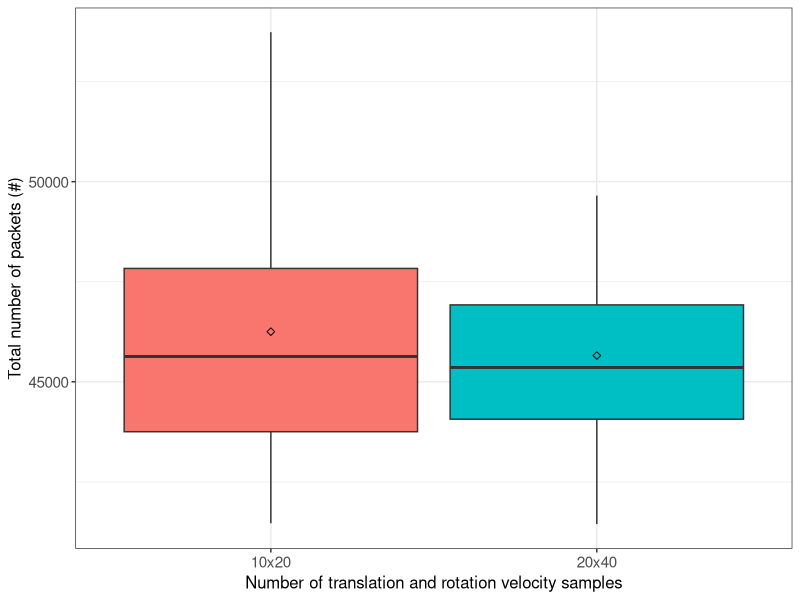
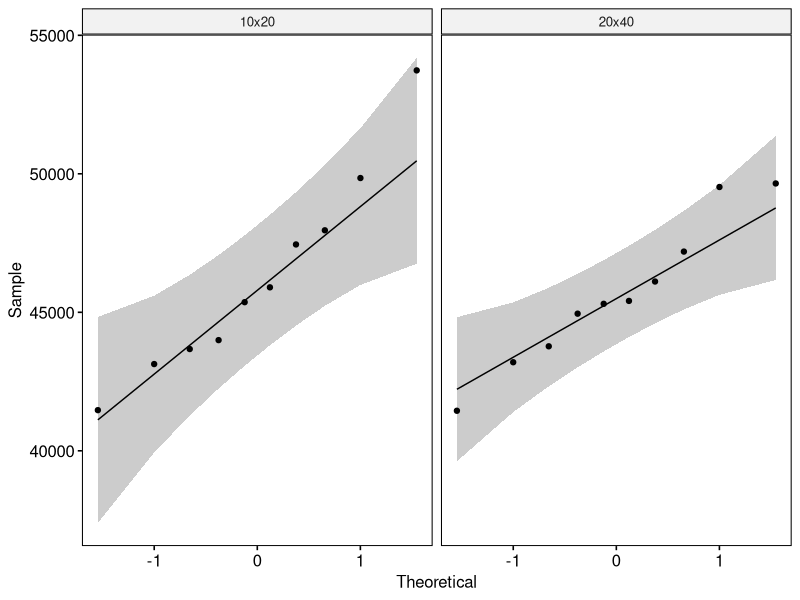

Write the R code that produced these figures, in order.
## ---- chunk 1
if (!require('tidyverse')) install.packages('tidyverse', dependencies = TRUE); library('tidyverse')
if (!require('ggpubr')) install.packages('ggpubr', dependencies = TRUE); library('ggpubr')
if (!require('rstatix')) install.packages('rstatix', dependencies = TRUE); library('rstatix')
if (!require('ggplot2')) install.packages('ggplot2', dependencies = TRUE); library('ggplot2')
## ---- chunk 2
data <- read.csv(file = '../../raw_data/test_velocity_samples/run_table.csv')
data <- subset(data, select = c(X__run_id, velocity_samples, num_of_packets))
data$velocity_samples <- as.factor(data$velocity_samples)
data$num_of_packets <- as.numeric(data$num_of_packets)
## ---- chunk 3
data %>%
  group_by(velocity_samples) %>%
  get_summary_stats(num_of_packets, type = "mean_sd")
## ---- chunk 4
ggplot(data, aes(x = velocity_samples, y = num_of_packets, fill = velocity_samples)) +
  theme_bw() + 
  geom_boxplot(width = 0.9, outlier.size = 0.5) + 
  stat_summary(fun = mean, color = 'black', geom = 'point', shape = 5, size = 1.5) +
  labs(x = "Number of translation and rotation velocity samples", y = "Total number of packets (#)") +
  theme(legend.position = 'none') +
  theme(
    axis.title.x = element_text(size = 12, family = 'sans'),
    axis.title.y = element_text(size = 12, family = 'sans'),
    axis.text.x = element_text(size = 11, family = 'sans'),
    axis.text.y = element_text(size = 11, family = 'sans')
  )
## ---- chunk 5
data %>% 
  group_by(velocity_samples) %>%
  identify_outliers(num_of_packets)
## ---- chunk 6
ggqqplot(data, x = "num_of_packets", facet.by = "velocity_samples")
## ---- chunk 7
data %>%
  group_by(velocity_samples) %>%
  shapiro_test(num_of_packets)
## ---- chunk 8
data %>%
  t_test(num_of_packets ~ velocity_samples) %>%
  add_significance()
